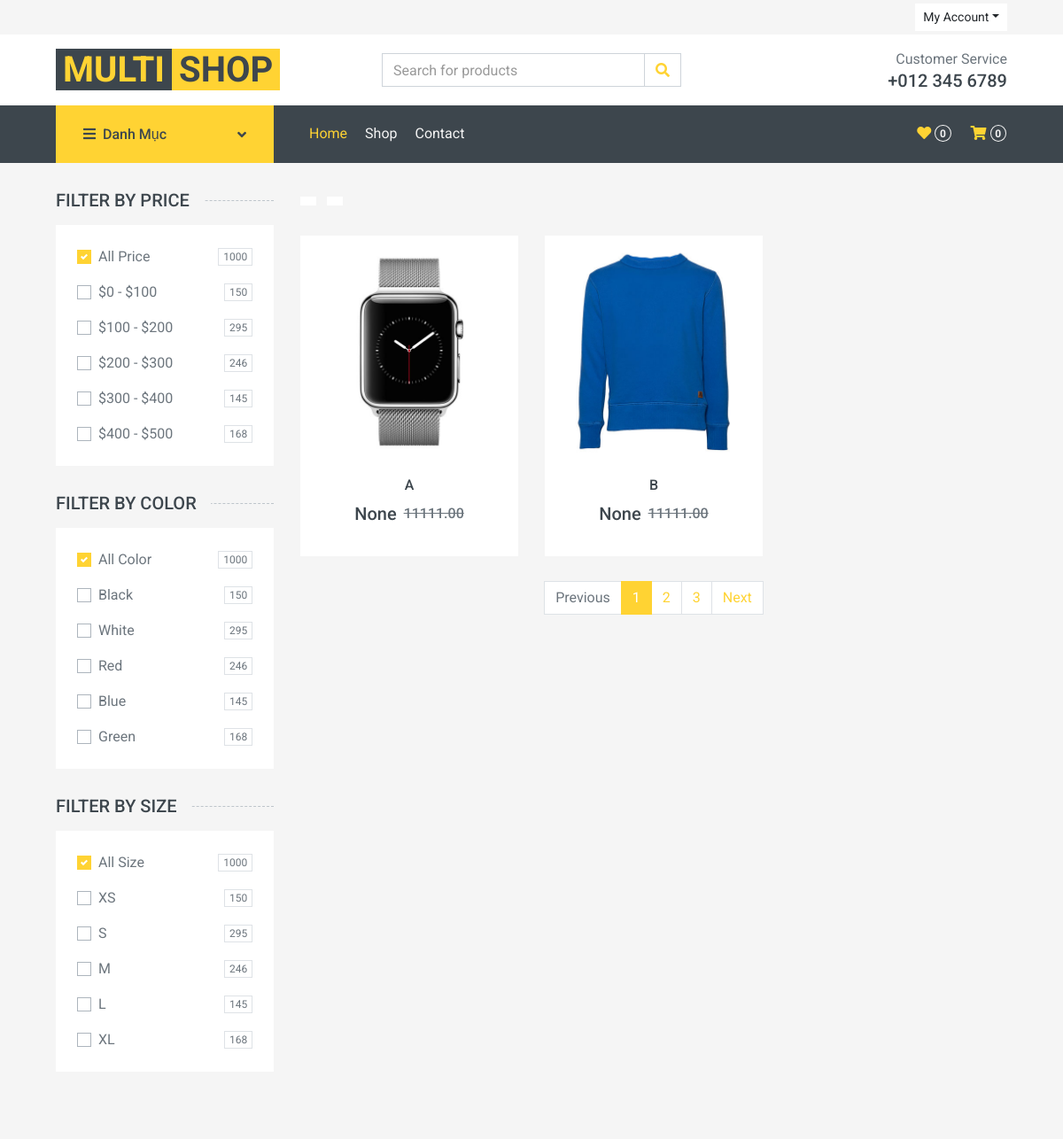
Before: /sanpham/shop/danhmuc/1/ (upper part) with the older database file.
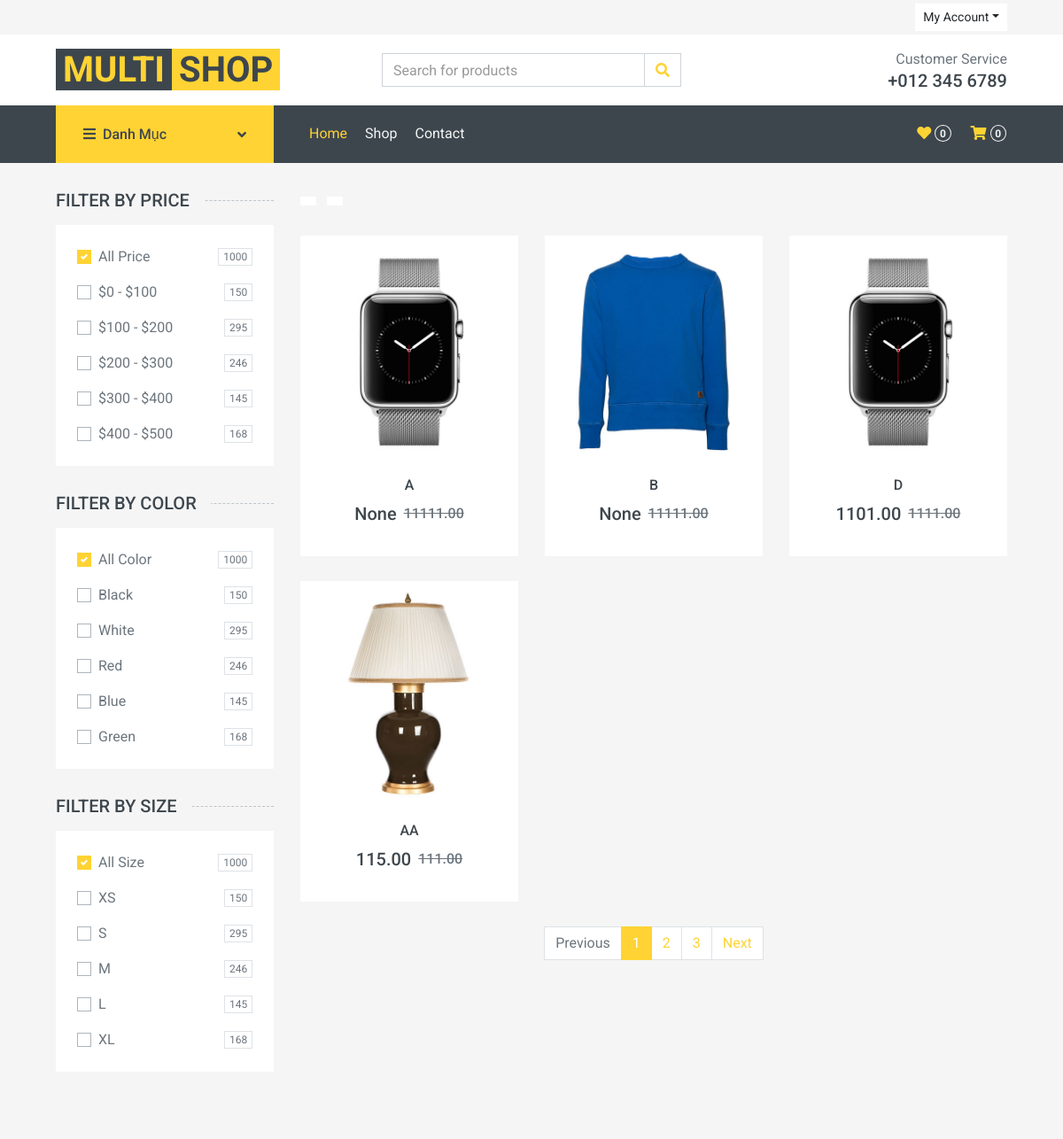
After: the same page with the newer database file.
### sanpham/models.py (models this page shows, shortened)
class SanPham(models.Model):
    ma_danh_muc = models.ForeignKey(DanhMuc, on_delete=models.CASCADE)
    ten_san_pham = models.CharField(max_length=200)
    mo_ta = models.TextField(blank=True, null=True)
    gia = models.DecimalField(max_digits=10, decimal_places=2)
    giakm = models.DecimalField(max_digits=10, decimal_places=2, blank=True, null=True)
    anh_dai_dien = models.ImageField(upload_to='sanpham/', blank=True, null=True)
    trang_thai = models.BooleanField(default=True)

### sanpham/views.py (the view)
# urls.py: path('shop/danhmuc/<int:id>/', shop_danhmuc, name='shop_danhmuc'),
def shop_danhmuc(request, id):
    menudanhmuc = DanhMuc.objects.filter(trang_thai=True)
    danhmuc = DanhMuc.objects.get(id=id)
    sanpham = SanPham.objects.filter(ma_danh_muc_id=id)
    return render(request, 'shop.html', {'menudanhmuc': menudanhmuc, 'danhmuc': danhmuc, 'sanpham': sanpham})

### sanpham/templates/shop.html (shortened to what this page needs)
{% extends 'base.html' %}
{% load static %}
{% block cssblock %}
    <link href="https://cdnjs.cloudflare.com/ajax/libs/font-awesome/5.10.0/css/all.min.css" rel="stylesheet">
    <link href="{% static 'lib/animate/animate.min.css' %}" rel="stylesheet">
    <link href="{% static 'lib/owlcarousel/assets/owl.carousel.min.css' %}" rel="stylesheet">
    <link href="{% static 'css/style.css' %}" rel="stylesheet">
{% endblock %}
{% block content %}
    <div class="container-fluid">
        <div class="row px-xl-5">
            <div class="col-lg-3 col-md-4">
                <h5 class="section-title position-relative text-uppercase mb-3"><span class="bg-secondary pr-3">Filter by price</span></h5>
                <div class="bg-light p-4 mb-30">
                    <form>
                        <div class="custom-control custom-checkbox d-flex align-items-center justify-content-between mb-3">
                            <label class="custom-control-label" for="price-all">All Price</label>
                            <span class="badge border font-weight-normal">1000</span>
                        </div>
                        <div class="custom-control custom-checkbox d-flex align-items-center justify-content-between mb-3">
                            <label class="custom-control-label" for="price-1">$0 - $100</label>
                            <span class="badge border font-weight-normal">150</span>
                        </div>
                        <div class="custom-control custom-checkbox d-flex align-items-center justify-content-between mb-3">
                            <label class="custom-control-label" for="price-2">$100 - $200</label>
                            <span class="badge border font-weight-normal">295</span>
                        </div>
                        <div class="custom-control custom-checkbox d-flex align-items-center justify-content-between mb-3">
                            <label class="custom-control-label" for="price-3">$200 - $300</label>
                            <span class="badge border font-weight-normal">246</span>
                        </div>
                        <div class="custom-control custom-checkbox d-flex align-items-center justify-content-between mb-3">
                            <label class="custom-control-label" for="price-4">$300 - $400</label>
                            <span class="badge border font-weight-normal">145</span>
                        </div>
                        <div class="custom-control custom-checkbox d-flex align-items-center justify-content-between">
                            <label class="custom-control-label" for="price-5">$400 - $500</label>
                            <span class="badge border font-weight-normal">168</span>
                        </div>
                    </form>
                </div>
                <h5 class="section-title position-relative text-uppercase mb-3"><span class="bg-secondary pr-3">Filter by color</span></h5>
                <div class="bg-light p-4 mb-30">
                    <form>
                        <div class="custom-control custom-checkbox d-flex align-items-center justify-content-between mb-3">
                            <label class="custom-control-label" for="price-all">All Color</label>
                            <span class="badge border font-weight-normal">1000</span>
                        </div>
                        <div class="custom-control custom-checkbox d-flex align-items-center justify-content-between mb-3">
                            <label class="custom-control-label" for="color-1">Black</label>
                            <span class="badge border font-weight-normal">150</span>
                        </div>
                        <div class="custom-control custom-checkbox d-flex align-items-center justify-content-between mb-3">
                            <label class="custom-control-label" for="color-2">White</label>
                            <span class="badge border font-weight-normal">295</span>
                        </div>
                        <div class="custom-control custom-checkbox d-flex align-items-center justify-content-between mb-3">
                            <label class="custom-control-label" for="color-3">Red</label>
                            <span class="badge border font-weight-normal">246</span>
                        </div>
                        <div class="custom-control custom-checkbox d-flex align-items-center justify-content-between mb-3">
                            <label class="custom-control-label" for="color-4">Blue</label>
                            <span class="badge border font-weight-normal">145</span>
                        </div>
                        <div class="custom-control custom-checkbox d-flex align-items-center justify-content-between">
                            <label class="custom-control-label" for="color-5">Green</label>
                            <span class="badge border font-weight-normal">168</span>
                        </div>
                    </form>
                </div>
                <h5 class="section-title position-relative text-uppercase mb-3"><span class="bg-secondary pr-3">Filter by size</span></h5>
                <div class="bg-light p-4 mb-30">
                    <form>
                        <div class="custom-control custom-checkbox d-flex align-items-center justify-content-between mb-3">
                            <label class="custom-control-label" for="size-all">All Size</label>
                            <span class="badge border font-weight-normal">1000</span>
                        </div>
                        <div class="custom-control custom-checkbox d-flex align-items-center justify-content-between mb-3">
                            <label class="custom-control-label" for="size-1">XS</label>
                            <span class="badge border font-weight-normal">150</span>
                        </div>
                        <div class="custom-control custom-checkbox d-flex align-items-center justify-content-between mb-3">
                            <label class="custom-control-label" for="size-2">S</label>
                            <span class="badge border font-weight-normal">295</span>
                        </div>
                        <div class="custom-control custom-checkbox d-flex align-items-center justify-content-between mb-3">
                            <label class="custom-control-label" for="size-3">M</label>
                            <span class="badge border font-weight-normal">246</span>
                        </div>
                        <div class="custom-control custom-checkbox d-flex align-items-center justify-content-between mb-3">
                            <label class="custom-control-label" for="size-4">L</label>
                            <span class="badge border font-weight-normal">145</span>
                        </div>
                        <div class="custom-control custom-checkbox d-flex align-items-center justify-content-between">
                            <label class="custom-control-label" for="size-5">XL</label>
                            <span class="badge border font-weight-normal">168</span>
                        </div>
                    </form>
                </div>
            </div>
            <div class="col-lg-9 col-md-8">
                <div class="row pb-3">
                    <div class="col-12 pb-1">
                        <div class="d-flex align-items-center justify-content-between mb-4">
                            <div>
                                <button class="btn btn-sm btn-light"></button>
                                <button class="btn btn-sm btn-light ml-2"></button>
                            </div>
                            <div class="ml-2">
                            </div>
                        </div>
                    </div>
                    {% for sp in sanpham %}
                    <div class="col-lg-4 col-md-6 col-sm-6 pb-1">
                        <div class="product-item bg-light mb-4">
                            <div class="product-img position-relative overflow-hidden">
                                <img class="img-fluid w-100" src="{{ sp.anh_dai_dien.url }}" alt="">
                                <div class="product-action">
                                </div>
                            </div>
                            <div class="text-center py-4">
                                <a class="h6 text-decoration-none text-truncate" href="">{{ sp.ten_san_pham }}</a>
                                <div class="d-flex align-items-center justify-content-center mt-2">
                                    <h5>{{ sp.giakm }}</h5><h6 class="text-muted ml-2"><del>{{ sp.gia }}</del></h6>
                                </div>
                            </div>
                        </div>
                    </div>
                    {% endfor %}
                    <div class="col-12">
                        <nav>
                          <ul class="pagination justify-content-center">
                            <li class="page-item disabled"><a class="page-link" href="#">Previous</span></a></li>
                            <li class="page-item active"><a class="page-link" href="#">1</a></li>
                            <li class="page-item"><a class="page-link" href="#">2</a></li>
                            <li class="page-item"><a class="page-link" href="#">3</a></li>
                            <li class="page-item"><a class="page-link" href="#">Next</a></li>
                          </ul>
                        </nav>
                    </div>
                </div>
            </div>
        </div>
    </div>
{% endblock %}

### templates/base.html (shortened to what this page needs)
<!DOCTYPE html>
<html lang="en">
<head>
    {% block cssblock %}
    {% endblock cssblock %}
</head>
<body>
{% include 'navbar.html' %}
{% block content %}
{% endblock content %}
</body>
</html>

### templates/navbar.html (shortened to what this page needs)
{% load static %}
    <div class="container-fluid">
        <div class="row bg-secondary py-1 px-xl-5">
            <div class="col-lg-6 d-none d-lg-block">
            </div>
            <div class="col-lg-6 text-center text-lg-right">
                <div class="d-inline-flex align-items-center">
                    <div class="btn-group">
                        <button type="button" class="btn btn-sm btn-light dropdown-toggle" data-toggle="dropdown">My Account</button>
                    </div>
                </div>
            </div>
        </div>
        <div class="row align-items-center bg-light py-3 px-xl-5 d-none d-lg-flex">
            <div class="col-lg-4">
                <a href="{% url 'index' %}" class="text-decoration-none">
                    <span class="h1 text-uppercase text-primary bg-dark px-2">Multi</span>
                    <span class="h1 text-uppercase text-dark bg-primary px-2 ml-n1">Shop</span>
                </a>
            </div>
            <div class="col-lg-4 col-6 text-left">
                <form action="" method="GET">
                    <div class="input-group">
                        <input type="text" class="form-control" placeholder="Search for products" name = "timkiem">
                        <div class="input-group-append">
                            <span class="input-group-text bg-transparent text-primary">
                                <i class="fa fa-search"></i>
                            </span>
                        </div>
                    </div>
                </form>
            </div>
            <div class="col-lg-4 col-6 text-right">
                <p class="m-0">Customer Service</p>
                <h5 class="m-0">+012 345 6789</h5>
            </div>
        </div>
    </div>
    <div class="container-fluid bg-dark mb-30">
        <div class="row px-xl-5">
<div class="col-lg-3 d-none d-lg-block">
    <a class="btn d-flex align-items-center justify-content-between bg-primary w-100"
       data-toggle="collapse" href="#navbar-vertical"
       style="height: 65px; padding: 0 30px;">
        <h6 class="text-dark m-0"><i class="fa fa-bars mr-2"></i>Danh Mục</h6>
        <i class="fa fa-angle-down text-dark"></i>
    </a>
</div>
            <div class="col-lg-9">
                <nav class="navbar navbar-expand-lg bg-dark navbar-dark py-3 py-lg-0 px-0">
                    <div class="collapse navbar-collapse justify-content-between" id="navbarCollapse">
                        <div class="navbar-nav mr-auto py-0">
                            <a href="{% url 'index' %}" class="nav-item nav-link active">Home</a>
                            <a href="{% url 'shop' %}" class="nav-item nav-link">Shop</a>
                            <a href="{% url 'contact' %}" class="nav-item nav-link">Contact</a>
                        </div>
                        <div class="navbar-nav ml-auto py-0 d-none d-lg-block">
                            <a href="" class="btn px-0">
                                <i class="fas fa-heart text-primary"></i>
                                <span class="badge text-secondary border border-secondary rounded-circle" style="padding-bottom: 2px;">0</span>
                            </a>
                            <a href="" class="btn px-0 ml-3">
                                <i class="fas fa-shopping-cart text-primary"></i>
                                <span class="badge text-secondary border border-secondary rounded-circle" style="padding-bottom: 2px;">0</span>
                            </a>
                        </div>
                    </div>
                </nav>
            </div>
        </div>
    </div>

Changed rows visible on the page:
added SanPham: anh_dai_dien (picture), ten_san_pham "D", giakm "1101.00", gia "1111.00"
added SanPham: anh_dai_dien (picture), ten_san_pham "AA", giakm "115.00", gia "111.00"
